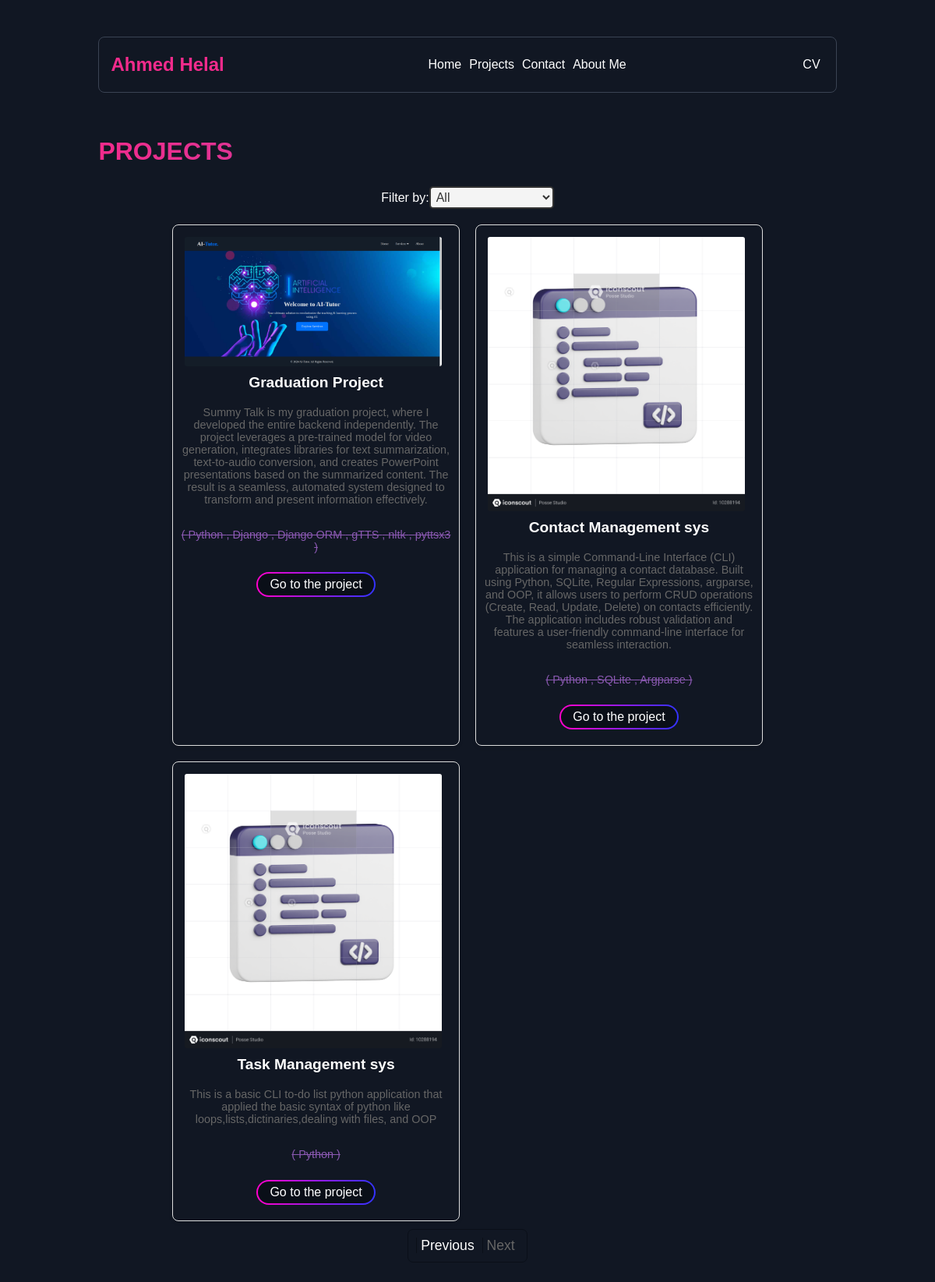
The page /projects?page=2 on the database its author committed.
### my_portfolio_app/models.py (models this page shows, shortened)
class Project(models.Model):
    name = models.CharField(max_length=255)
    description = models.TextField(null=True)
    image = models.ImageField(upload_to='images/',null=True,blank=True)
    link = models.URLField()
    category = models.ForeignKey(Category,on_delete=models.SET_NULL,null=True)
    technology = models.ManyToManyField(Technology)
    def __str__(self):
        return self.name

class Technology(models.Model):
    name = models.CharField(max_length=255,blank=True,null=True)

### my_portfolio_app/views.py (the view)
# urls.py: path('projects',list_projects,name='list_projects'),
def list_projects(request):
    category = request.GET.get('category', 'all')
    print(category)
    if category == 'all':
        projects = Project.objects.all()
    else:
        projects = Project.objects.filter(category__name__icontains = category ).distinct()
    paginator = Paginator(projects,3)
    page_number = request.GET.get('page')
    page_obj = paginator.get_page(page_number)
    print(page_obj.object_list)
    return render(request,'projects.html',{"object_list":page_obj,"category":category})

### my_portfolio_app/templates/projects.html (shortened to what this page needs)
{% extends 'base.html' %}
{% block content %}
    <div class="container">
        <h2 class="gradient">Projects</h2>
        <form class="filter_form" action="" method="GET">
            <label for="filter">Filter by: </label>
            <select id="filter" name="category" value="{{request.GET.category}}" onchange="this.form.submit()">
                <option
                     value="all">All</option>
            </select>
        </form>
        <div class="projects">
            {% for project in object_list %}
            <div class="card">
                <img src="{{ project.image.url }}" alt="">
                <h3>{{project.name}}</h3>
                <p> {{project.description}} </p>
                <p class="tech"> ({% for tech in project.technology.all %}
                        {{tech.name}}
                        {% if not forloop.last %},
                        {% endif %}
                    {% endfor %})</p>
                <div class="btn">
                    <a href="{{project.link}}" target="_blank" >Go to the project</a>
                </div>
            </div>
            {% endfor %}
        </div>
        <div class="paginator">
            {% if object_list.paginator.count > 0 %}
                {% if object_list.has_previous %}
                    <span>
                        <a href="?page={{ object_list.previous_page_number }}{% if request.GET.category %}&category={{ request.GET.category }}{% endif %}">
                            Previous
                        </a>
                    </span>
                {% else %}
                    <span><a href="#" class="disabled" disabled>Previous</a></span>
                {% endif %}
                {% if object_list.has_next %}
                    <span>
                        <a href="?page={{ object_list.next_page_number }}{% if request.GET.category %}&category={{ request.GET.category }}{% endif %}">
                            Next
                        </a>
                    </span>
                {% else %}
                    <span><a href="#" class="disabled" disabled>Next</a></span>
                {% endif %}
            {% else %}
                <h2>No Projects to display for this category!</h2>
            {% endif %}
        </div>
    </div>
{% endblock content %}

### static/css/main.css (style rules this page uses)
:root { --primary-color:#8b59b2; box-sizing: border-box; }
body { background-color: #111723; font-family: Arial, Helvetica, sans-serif; height: 95vh; }
.container { width: 80%; margin: auto; padding: 15px; }
a { margin: 5px; text-decoration: none; color: white; }
.gradient { background: linear-gradient(to right, #f32b8c, #8c58b4); -webkit-background-clip: text; color: transparent; font-size: 2rem; font-weight: bold; text-transform: uppercase; }
.projects { width: 80%; margin: auto; display: grid; grid-template-columns: repeat(auto-fill,minmax(250px,1fr)); gap: 20px; margin-top: 20px; }
.card { display: flex; flex-direction: column; padding: 10px; border: 1px solid #ddd; border-radius: 5px; text-align: center; box-shadow: 0 2px 5px rgba(0, 0, 0, 0.1); border-radius: 8px; }
.card img { max-width: 95%; border-radius: 8px; padding: 5px; }
.card h3 { margin: 5px auto; color: white; font-size: 1.2em; }
.card p { font-size: 0.9em; color: #666; }
.card .btn { color: #ffffff; text-decoration: none; border: 2px solid transparent; border-radius: 25px; background-image: linear-gradient(#0a0f18, #0a0f18), linear-gradient(to right, #ff00cc, #3333ff); background-origin: border-box; background-clip: padding-box, border-box; cursor: pointer; padding: 5px 10px; width: fit-content; text-align: center; margin: 10px auto; }
p.tech { color: var(--primary-color); text-decoration: line-through; }
label { color: white; }
select { padding: 3px; border: 2px solid #333; border-radius: 5px; background-color: #f4f4f4; color: #333; font-size: 16px; outline: none; cursor: pointer; transition: all 0.3s ease; }
.filter_form { display: flex; align-items: center; justify-content: center; }
.paginator { border: 1px solid #0a0f18; padding: 10px; width: fit-content; margin: 10px auto; border-radius: 7px; font-size: 1.1em; }
.paginator > span { border-left: 1px solid #0a0f18; border-right: none; }
.paginator .disabled { color: #666; }

### rows shown on the page
Project: image (picture), name "Graduation Project", description "Summy Talk is my graduation project, where I developed the entire backend independently. The project leverages a pre-trained model for video generation, integrates libraries for text summarization, text-to-audio conversion, and creates PowerPoint presentations based on the summarized content. The result is a seamless, automated system designed to transform and present information effectively."
Technology: name "Python"
Technology: name "Django"
Technology: name "Django ORM"
Technology: name "gTTS"
Technology: name "nltk"
Technology: name "pyttsx3"
Project: image (picture), name "Contact Management sys", description "This is a simple Command-Line Interface (CLI) application for managing a contact database. Built using Python, SQLite, Regular Expressions, argparse, and OOP, it allows users to perform CRUD operations (Create, Read, Update, Delete) on contacts efficiently. The application includes robust validation and features a user-friendly command-line interface for seamless interaction."
Technology: name "SQLite"
Technology: name "Argparse"
Project: image (picture), name "Task Management sys", description "This is a basic CLI to-do list python application that applied the basic syntax of python like loops,lists,dictinaries,dealing with files, and OOP"
